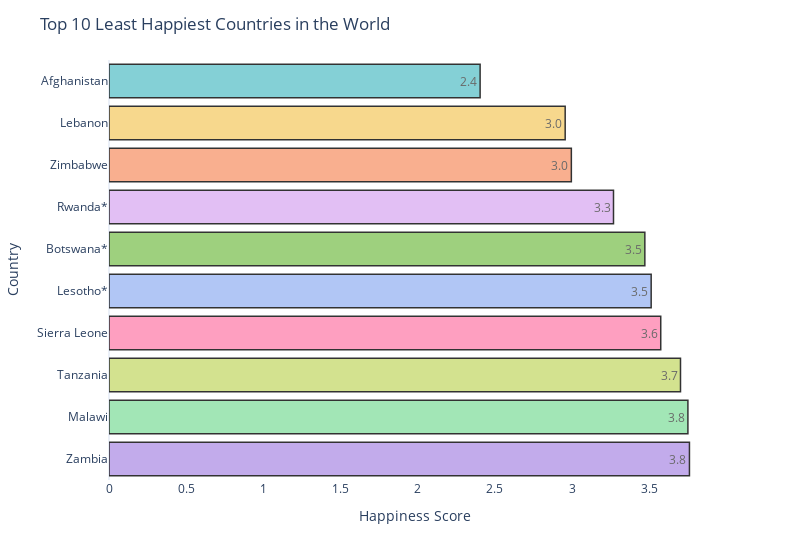
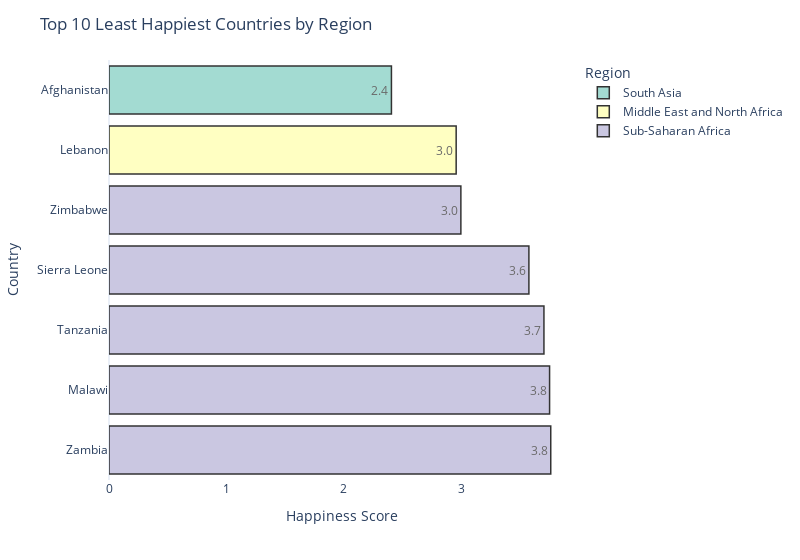

Notebook code for these charts, in order:
### Code cell
# Select the least 10 happiest countries from the dataframe
least_10_happiest = df.nsmallest(10,"Happiness Score")

# Create a bar chart using plotly
fig = px.bar(data_frame = least_10_happiest,
             y="Country",
             x="Happiness Score",
             orientation='h',
             color="Country",
             text="Happiness Score",
             color_discrete_sequence=px.colors.qualitative.Pastel)

# Format the chart
fig.update_traces(texttemplate='%{text:.2s}', 
                  textposition='inside', 
                  marker_line_color='rgb(0,0,0)', 
                  marker_line_width=1.5, 
                  opacity=0.8)
fig.update_layout(width=800,
                  showlegend=False,
                  title="Top 10 Least Happiest Countries in the World",
                  xaxis=dict(title="Happiness Score", showgrid=False),
                  yaxis=dict(title="Country", showgrid=False))

# Display the chart
fig.show()

# Create another bar chart with the least 10 happiest countries colored by region
fig = px.bar(data_frame = least_10_happiest,
             y="Country",
             x="Happiness Score",
             orientation='h',
             color="Region",
             text="Happiness Score",
             color_discrete_sequence=px.colors.qualitative.Set3)

# Format the chart
fig.update_traces(texttemplate='%{text:.2s}', 
                  textposition='inside', 
                  marker_line_color='rgb(0,0,0)', 
                  marker_line_width=1.5, 
                  opacity=0.8)
fig.update_layout(width=800,
                  title="Top 10 Least Happiest Countries by Region",
                  xaxis=dict(title="Happiness Score", showgrid=False),
                  yaxis=dict(title="Country", showgrid=False,autorange="reversed"))

# Display the chart
fig.show()

### Figure 1 — Plotly figure (JSON) as saved in the notebook; plotly's stock layout.template omitted (floating-point values rounded to 4 significant figures)
{"data": [{"alignmentgroup": "True", "hovertemplate": "Country=%{y}<br>Happiness Score=%{text}<extra></extra>", "legendgroup": "Afghanistan", "marker": {"color": "rgb(102, 197, 204)", "line": {"color": "rgb(0,0,0)", "width": 1.5}, "pattern": {"shape": ""}}, "name": "Afghanistan", "offsetgroup": "Afghanistan", "opacity": 0.8, "orientation": "h", "showlegend": true, "text": [2.404], "textposition": "inside", "texttemplate": "%{text:.2s}", "type": "bar", "x": [2.404], "xaxis": "x", "y": ["Afghanistan"], "yaxis": "y"}, {"alignmentgroup": "True", "hovertemplate": "Country=%{y}<br>Happiness Score=%{text}<extra></extra>", "legendgroup": "Lebanon", "marker": {"color": "rgb(246, 207, 113)", "line": {"color": "rgb(0,0,0)", "width": 1.5}, "pattern": {"shape": ""}}, "name": "Lebanon", "offsetgroup": "Lebanon", "opacity": 0.8, "orientation": "h", "showlegend": true, "text": [2.955], "textposition": "inside", "texttemplate": "%{text:.2s}", "type": "bar", "x": [2.955], "xaxis": "x", "y": ["Lebanon"], "yaxis": "y"}, {"alignmentgroup": "True", "hovertemplate": "Country=%{y}<br>Happiness Score=%{text}<extra></extra>", "legendgroup": "Zimbabwe", "marker": {"color": "rgb(248, 156, 116)", "line": {"color": "rgb(0,0,0)", "width": 1.5}, "pattern": {"shape": ""}}, "name": "Zimbabwe", "offsetgroup": "Zimbabwe", "opacity": 0.8, "orientation": "h", "showlegend": true, "text": [2.995], "textposition": "inside", "texttemplate": "%{text:.2s}", "type": "bar", "x": [2.995], "xaxis": "x", "y": ["Zimbabwe"], "yaxis": "y"}, {"alignmentgroup": "True", "hovertemplate": "Country=%{y}<br>Happiness Score=%{text}<extra></extra>", "legendgroup": "Rwanda*", "marker": {"color": "rgb(220, 176, 242)", "line": {"color": "rgb(0,0,0)", "width": 1.5}, "pattern": {"shape": ""}}, "name": "Rwanda*", "offsetgroup": "Rwanda*", "opacity": 0.8, "orientation": "h", "showlegend": true, "text": [3.268], "textposition": "inside", "texttemplate": "%{text:.2s}", "type": "bar", "x": [3.268], "xaxis": "x", "y": ["Rwanda*"], "yaxis": "y"}, {"alignmentgroup": "True", "hovertemplate": "Country=%{y}<br>Happiness Score=%{text}<extra></extra>", "legendgroup": "Botswana*", "marker": {"color": "rgb(135, 197, 95)", "line": {"color": "rgb(0,0,0)", "width": 1.5}, "pattern": {"shape": ""}}, "name": "Botswana*", "offsetgroup": "Botswana*", "opacity": 0.8, "orientation": "h", "showlegend": true, "text": [3.471], "textposition": "inside", "texttemplate": "%{text:.2s}", "type": "bar", "x": [3.471], "xaxis": "x", "y": ["Botswana*"], "yaxis": "y"}, {"alignmentgroup": "True", "hovertemplate": "Country=%{y}<br>Happiness Score=%{text}<extra></extra>", "legendgroup": "Lesotho*", "marker": {"color": "rgb(158, 185, 243)", "line": {"color": "rgb(0,0,0)", "width": 1.5}, "pattern": {"shape": ""}}, "name": "Lesotho*", "offsetgroup": "Lesotho*", "opacity": 0.8, "orientation": "h", "showlegend": true, "text": [3.512], "textposition": "inside", "texttemplate": "%{text:.2s}", "type": "bar", "x": [3.512], "xaxis": "x", "y": ["Lesotho*"], "yaxis": "y"}, {"alignmentgroup": "True", "hovertemplate": "Country=%{y}<br>Happiness Score=%{text}<extra></extra>", "legendgroup": "Sierra Leone", "marker": {"color": "rgb(254, 136, 177)", "line": {"color": "rgb(0,0,0)", "width": 1.5}, "pattern": {"shape": ""}}, "name": "Sierra Leone", "offsetgroup": "Sierra Leone", "opacity": 0.8, "orientation": "h", "showlegend": true, "text": [3.574], "textposition": "inside", "texttemplate": "%{text:.2s}", "type": "bar", "x": [3.574], "xaxis": "x", "y": ["Sierra Leone"], "yaxis": "y"}, {"alignmentgroup": "True", "hovertemplate": "Country=%{y}<br>Happiness Score=%{text}<extra></extra>", "legendgroup": "Tanzania", "marker": {"color": "rgb(201, 219, 116)", "line": {"color": "rgb(0,0,0)", "width": 1.5}, "pattern": {"shape": ""}}, "name": "Tanzania", "offsetgroup": "Tanzania", "opacity": 0.8, "orientation": "h", "showlegend": true, "text": [3.702], "textposition": "inside", "texttemplate": "%{text:.2s}", "type": "bar", "x": [3.702], "xaxis": "x", "y": ["Tanzania"], "yaxis": "y"}, {"alignmentgroup": "True", "hovertemplate": "Country=%{y}<br>Happiness Score=%{text}<extra></extra>", "legendgroup": "Malawi", "marker": {"color": "rgb(139, 224, 164)", "line": {"color": "rgb(0,0,0)", "width": 1.5}, "pattern": {"shape": ""}}, "name": "Malawi", "offsetgroup": "Malawi", "opacity": 0.8, "orientation": "h", "showlegend": true, "text": [3.75], "textposition": "inside", "texttemplate": "%{text:.2s}", "type": "bar", "x": [3.75], "xaxis": "x", "y": ["Malawi"], "yaxis": "y"}, {"alignmentgroup": "True", "hovertemplate": "Country=%{y}<br>Happiness Score=%{text}<extra></extra>", "legendgroup": "Zambia", "marker": {"color": "rgb(180, 151, 231)", "line": {"color": "rgb(0,0,0)", "width": 1.5}, "pattern": {"shape": ""}}, "name": "Zambia", "offsetgroup": "Zambia", "opacity": 0.8, "orientation": "h", "showlegend": true, "text": [3.76], "textposition": "inside", "texttemplate": "%{text:.2s}", "type": "bar", "x": [3.76], "xaxis": "x", "y": ["Zambia"], "yaxis": "y"}], "layout": {"barmode": "relative", "legend": {"title": {"text": "Country"}, "tracegroupgap": 0}, "margin": {"t": 60}, "showlegend": false, "title": {"text": "Top 10 Least Happiest Countries in the World"}, "width": 800, "xaxis": {"anchor": "y", "domain": [0, 1], "showgrid": false, "title": {"text": "Happiness Score"}}, "yaxis": {"anchor": "x", "categoryarray": ["Zambia", "Malawi", "Tanzania", "Sierra Leone", "Lesotho*", "Botswana*", "Rwanda*", "Zimbabwe", "Lebanon", "Afghanistan"], "categoryorder": "array", "domain": [0, 1], "showgrid": false, "title": {"text": "Country"}}}}

### Figure 2 — Plotly figure (JSON) as saved in the notebook; plotly's stock layout.template omitted (floating-point values rounded to 4 significant figures)
{"data": [{"alignmentgroup": "True", "hovertemplate": "Region=South Asia<br>Happiness Score=%{text}<br>Country=%{y}<extra></extra>", "legendgroup": "South Asia", "marker": {"color": "rgb(141,211,199)", "line": {"color": "rgb(0,0,0)", "width": 1.5}, "pattern": {"shape": ""}}, "name": "South Asia", "offsetgroup": "South Asia", "opacity": 0.8, "orientation": "h", "showlegend": true, "text": [2.404], "textposition": "inside", "texttemplate": "%{text:.2s}", "type": "bar", "x": [2.404], "xaxis": "x", "y": ["Afghanistan"], "yaxis": "y"}, {"alignmentgroup": "True", "hovertemplate": "Region=Middle East and North Africa<br>Happiness Score=%{text}<br>Country=%{y}<extra></extra>", "legendgroup": "Middle East and North Africa", "marker": {"color": "rgb(255,255,179)", "line": {"color": "rgb(0,0,0)", "width": 1.5}, "pattern": {"shape": ""}}, "name": "Middle East and North Africa", "offsetgroup": "Middle East and North Africa", "opacity": 0.8, "orientation": "h", "showlegend": true, "text": [2.955], "textposition": "inside", "texttemplate": "%{text:.2s}", "type": "bar", "x": [2.955], "xaxis": "x", "y": ["Lebanon"], "yaxis": "y"}, {"alignmentgroup": "True", "hovertemplate": "Region=Sub-Saharan Africa<br>Happiness Score=%{text}<br>Country=%{y}<extra></extra>", "legendgroup": "Sub-Saharan Africa", "marker": {"color": "rgb(190,186,218)", "line": {"color": "rgb(0,0,0)", "width": 1.5}, "pattern": {"shape": ""}}, "name": "Sub-Saharan Africa", "offsetgroup": "Sub-Saharan Africa", "opacity": 0.8, "orientation": "h", "showlegend": true, "text": [2.995, 3.574, 3.702, 3.75, 3.76], "textposition": "inside", "texttemplate": "%{text:.2s}", "type": "bar", "x": [2.995, 3.574, 3.702, 3.75, 3.76], "xaxis": "x", "y": ["Zimbabwe", "Sierra Leone", "Tanzania", "Malawi", "Zambia"], "yaxis": "y"}], "layout": {"barmode": "relative", "legend": {"title": {"text": "Region"}, "tracegroupgap": 0}, "margin": {"t": 60}, "title": {"text": "Top 10 Least Happiest Countries by Region"}, "width": 800, "xaxis": {"anchor": "y", "domain": [0, 1], "showgrid": false, "title": {"text": "Happiness Score"}}, "yaxis": {"anchor": "x", "autorange": "reversed", "domain": [0, 1], "showgrid": false, "title": {"text": "Country"}}}}
